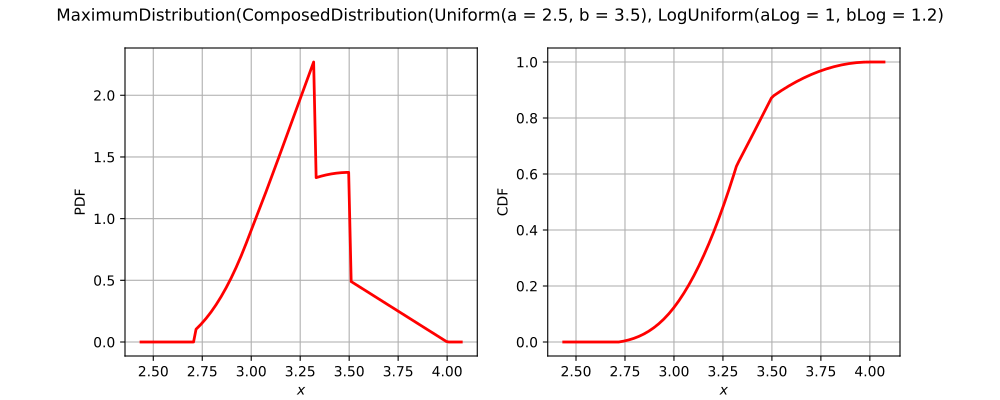

Recreate this plot in Python.
import openturns as ot
from matplotlib import pyplot as plt
from openturns.viewer import View
title = None
if ot.MaximumDistribution().__class__.__name__ == 'Bernoulli':
    distribution = ot.Bernoulli(0.7)
elif ot.MaximumDistribution().__class__.__name__ == 'Binomial':
    distribution = ot.Binomial(5, 0.2)
elif ot.MaximumDistribution().__class__.__name__ == 'Hypergeometric':
    distribution = ot.Hypergeometric(10, 4, 7)
elif ot.MaximumDistribution().__class__.__name__ == 'CumulativeDistributionNetwork':
    coll = [ot.Normal(2),ot.Dirichlet([0.5, 1.0, 1.5])]
    distribution = ot.CumulativeDistributionNetwork(coll, ot.BipartiteGraph([[0,1], [0,1]]))
elif ot.MaximumDistribution().__class__.__name__ == 'Histogram':
    distribution = ot.Histogram([-1.0, 0.5, 1.0, 2.0], [0.45, 0.4, 0.15])
elif ot.MaximumDistribution().__class__.__name__ == 'KernelMixture':
    kernel = ot.Uniform()
    sample = ot.Normal().getSample(5)
    bandwith = [1.0]
    distribution = ot.KernelMixture(kernel, bandwith, sample)
elif ot.MaximumDistribution().__class__.__name__ == 'MaximumDistribution':
    coll = [ot.Uniform(2.5, 3.5), ot.LogUniform(1.0, 1.2), ot.Triangular(2.0, 3.0, 4.0)]
    distribution = ot.MaximumDistribution(coll)
elif ot.MaximumDistribution().__class__.__name__ == 'Multinomial':
    distribution = ot.Multinomial(5, [0.2])
elif ot.MaximumDistribution().__class__.__name__ == 'RandomMixture':
    coll = [ot.Triangular(0.0, 1.0, 5.0), ot.Uniform(-2.0, 2.0)]
    weights = [0.8, 0.2]
    cst = 3.0
    distribution = ot.RandomMixture(coll, weights, cst)
elif ot.MaximumDistribution().__class__.__name__ == 'TruncatedDistribution':
    distribution = ot.TruncatedDistribution(ot.Normal(2.0, 1.5), 1.0, 4.0)
elif ot.MaximumDistribution().__class__.__name__ == 'UserDefined':
    distribution = ot.UserDefined([[1.0], [2.0], [3.0]], [0.4, 0.5, 1.0])
elif ot.MaximumDistribution().__class__.__name__ == 'ZipfMandelbrot':
    distribution = ot.ZipfMandelbrot(10, 2.5, 0.3)
elif ot.MaximumDistribution().__class__.__name__ == 'Normal':
    cov = ot.CovarianceMatrix([[1.0, -0.5], [-0.5, 1.0]])
    distribution = ot.Normal([0.0, 0.0], cov)
    title = "Normal dist. with correlation coefficient {}".format(cov[0, 1])
else:
    distribution = ot.MaximumDistribution()

dimension = distribution.getDimension()
if title is None:
    title = str(distribution)[:100].split('\n')[0]
if dimension == 1:
    distribution.setDescription(['$x$'])
    pdf_graph = distribution.drawPDF()
    cdf_graph = distribution.drawCDF()
    fig = plt.figure(figsize=(10, 4))
    pdf_axis = fig.add_subplot(121)
    cdf_axis = fig.add_subplot(122)
    View(pdf_graph, figure=fig, axes=[pdf_axis], add_legend=False)
    View(cdf_graph, figure=fig, axes=[cdf_axis], add_legend=False)
    fig.suptitle(title)
elif dimension == 2:
    grid = ot.GridLayout(1, 2)
    pdf_graph = distribution.drawPDF()
    pdf_graph.setLegends([''])
    cdf_graph = distribution.drawCDF()
    cdf_graph.setLegends([''])
    grid.setGraph(0, 0, pdf_graph)
    grid.setGraph(0, 1, cdf_graph)
    grid.setTitle(title)
    fig = View(grid).getFigure()
    fig.axes[0].set_title('PDF')
    fig.axes[1].set_title('CDF')
